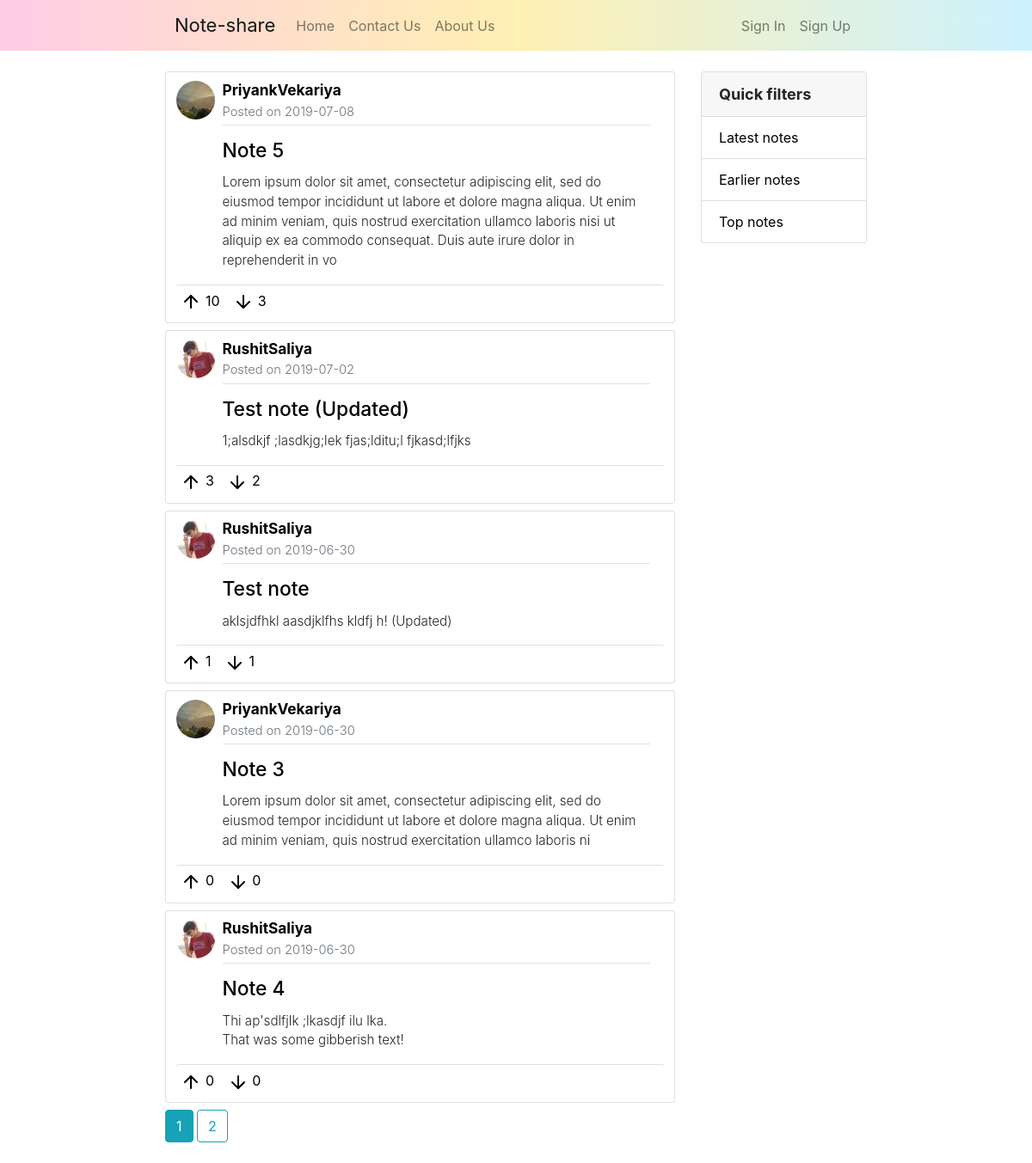
Page /home on the earlier database version.
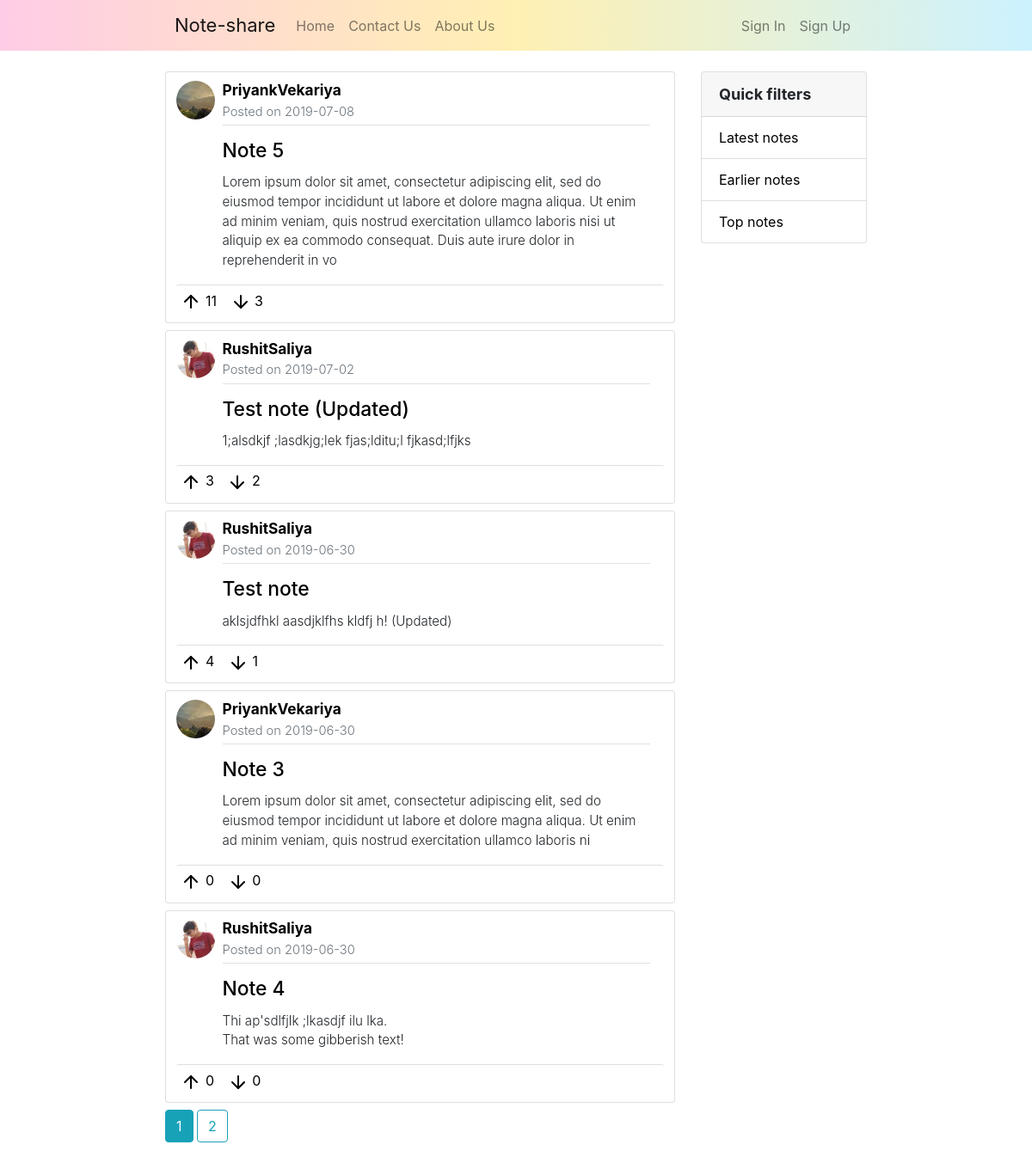
Same page on the later database version.
### noteshare/models.py (models this page shows, shortened)
class Note(db.Model):
    id = db.Column(db.Integer, primary_key=True)
    title = db.Column(db.String(100), nullable=False)
    date_posted = db.Column(db.DateTime, nullable=False, default=datetime.utcnow)
    content = db.Column(db.Text, nullable=False)
    content_image = db.Column(db.String(20), nullable=True)
    ups = db.Column(db.Integer, nullable=False, default=0)
    downs = db.Column(db.Integer, nullable=False, default=0)
    user_id = db.Column(db.Integer, db.ForeignKey('user.id'), nullable=False)

class User(db.Model, UserMixin):
    id = db.Column(db.Integer, primary_key=True)
    username = db.Column(db.String(20), unique=True, nullable=False)
    email = db.Column(db.String(100), unique=True, nullable=False)
    image_file = db.Column(db.String(20), nullable=False, default='default.jpg')
    password = db.Column(db.String(50), nullable=False)
    notes = db.relationship('Note', backref='author', lazy=True)

### noteshare/main/routes.py (the view)
@main.route('/')
@main.route('/home', methods=['GET'])
def home():
    page = request.args.get('page', 1, type=int)
    filter = request.args.get('filter', None)
    if filter is None:
        notes = Note.query.order_by(Note.date_posted.desc()).paginate(page=page, per_page=5)
    elif filter == "latest":
        notes = Note.query.order_by(Note.date_posted.desc()).paginate(page=page, per_page=5)
    elif filter == "earlier":
        notes = Note.query.order_by(Note.date_posted.asc()).paginate(page=page, per_page=5)
    elif filter == "top":
        notes = Note.query.order_by(Note.ups.desc()).paginate(page=page, per_page=5)
    return render_template('home.html', title='Home', notes=notes)

### noteshare/templates/home.html
{% extends "layout.html" %}
{% block content %}
    {% set filter=request.args.get('filter') %}
    <div class="col-md-8 col-pl-16">
        {% for note in notes.items %}
            <div class="card mb-md-2">
                <div class="card-body">
                    <div class="row">
                        <div class="col-md-2 pr-3" style="max-width: 11.5%; padding-top: 0.7%;">
                            <div class="note-header">
                                <img class="note-author-img" src="{{ url_for('static', filename='Profile-pictures/' + note.author.image_file) }}" alt="Author's Profile-photo">
                            </div>
                        </div>
                        <div class="col-md-10 pl-0 pr-0" style="max-width: 88.5%;">
                            <div class="note-header">
                                <a class="anchor-note-username" href="{{ url_for('notes.user_notes', username=note.author.username) }}">
                                    <strong>{{ note.author.username }}</strong>
                                    <div  class="text-muted mb-1" style="font-size: 85%;">
                                        Posted on {{ note.date_posted.strftime('%Y-%m-%d') }}
                                    </div>
                                    <div class="border-bottom mb-3"></div>
                                </a>
                                <a class="anchor-note-update" href="{{ url_for('notes.note', note_id=note.id) }}">
                                        <h5 class="card-title note-title">{{ note.title }}</h5>
                                </a>
                                <p style="white-space: pre-line; font-size: 79%;">{{ note.content }}</p>
                            </div>
                        </div>
                    </div>
                    <div class="row">
                        <div class="col-md-12">
                            <div class="card-header note-action">
                                <a class="note-action-btn" href="{{ url_for('notes.up_note', note_id=note.id) }}"><img src="{{ url_for('static', filename='Icons/arrow-up.svg') }}" alt="Like"> {{ note.ups }} </a>
                                <a class="note-action-btn" href="{{ url_for('notes.down_note', note_id=note.id) }}"><img src="{{ url_for('static', filename='Icons/arrow-down.svg') }}" alt="Dislike"> {{ note.downs }} </a>
                            </div>
                        </div>
                    </div>
                </div>
            </div>
        {% endfor %}
        {% for page_num in notes.iter_pages(left_edge=1, right_edge=1, left_current=1, right_current=2) %}
            {% if page_num %}
                {% if notes.page == page_num %}
                    <a class="btn btn-info mb-4" href="{{ url_for('main.home', page=page_num, filter=filter) }}">{{ page_num }}</a>
                {% else %}
                    <a class="btn btn-outline-info mb-4" href="{{ url_for('main.home', page=page_num, filter=filter) }}">{{ page_num }}</a>
                {% endif %}
            {% else %}
                ...
            {% endif %}
        {% endfor %}
    </div>
    <div class="col-md-4 col-pr-16">
        <div class="card">
            <div class="card-header" style="font-size: 18px;"><strong>Quick filters</strong></div>
            <ul class="list-group list-group-flush">
                <li class="list-group-item"><a href="{{ url_for('main.home', filter='latest') }}" class="sidebar-link">Latest notes</a></li>
                <li class="list-group-item"><a href="{{ url_for('main.home', filter='earlier') }}"
                class="sidebar-link">Earlier notes</a></li>
                <li class="list-group-item"><a href="{{ url_for('main.home', filter='top') }}" class="sidebar-link">Top notes</a></li>
            </ul>
        </div>
    </div>
{% endblock content %}

Differences in the rows shown:
changed Note "Note 5": ups "10" → "11"
changed Note "Test note": ups "1" → "4"
